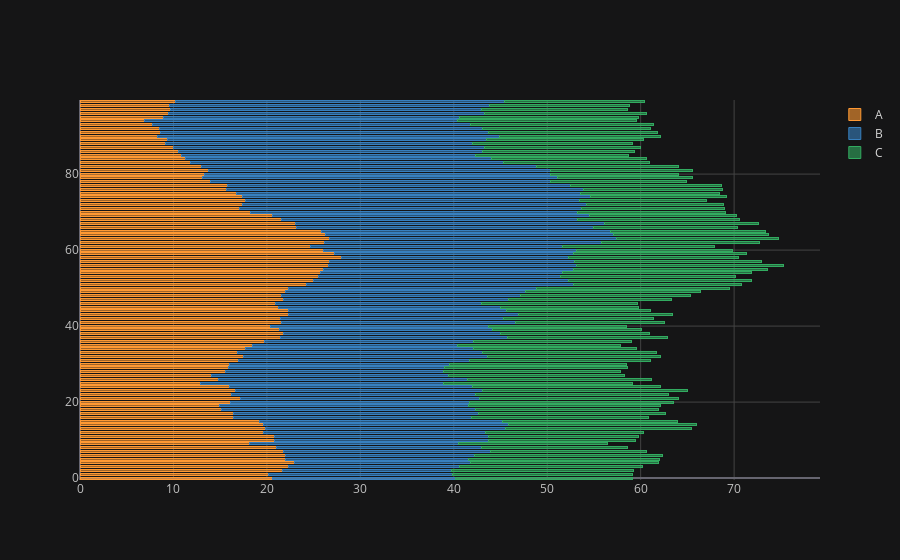

Notebook cell for this chart:
### Code cell
df.iplot(kind='barh',barmode='stack',bargap=0.5)
